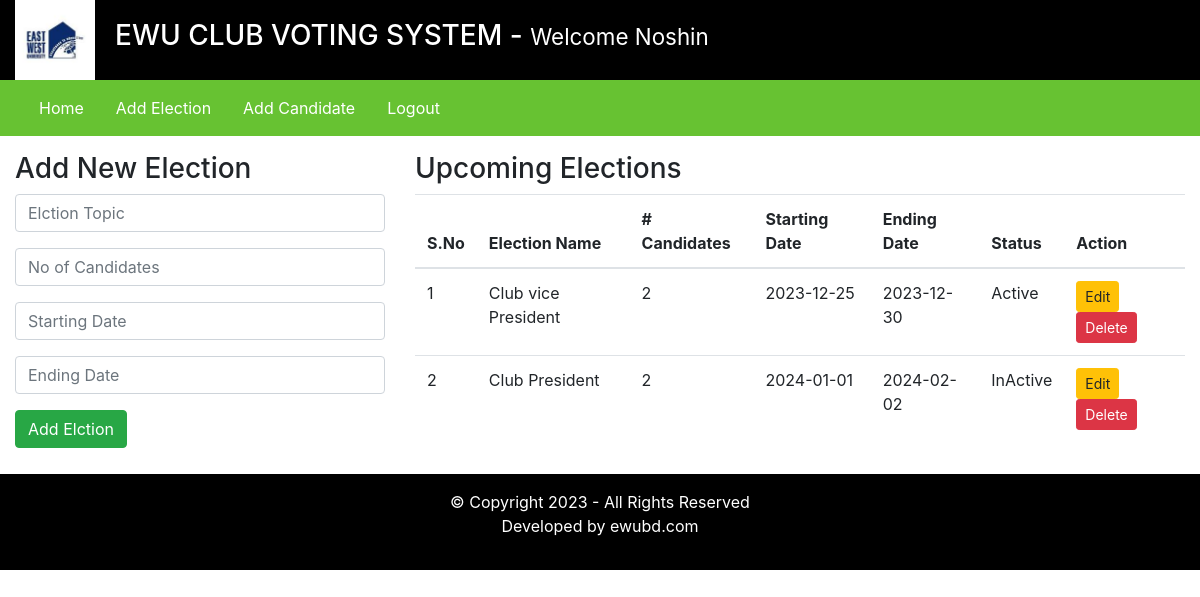
Screenshot of /admin/index.php?addElectionPage=1 (signed in) with the database file from the repository.
### tables this page shows
CREATE TABLE `elections` (
  `id` int(11) NOT NULL,
  `election_topic` varchar(255) DEFAULT NULL,
  `no_of_candidates` int(11) DEFAULT NULL,
  `starting_date` date DEFAULT NULL,
  `ending_date` date DEFAULT NULL,
  `status` varchar(45) DEFAULT NULL,
  `inserted_by` varchar(255) DEFAULT NULL,
  `inserted_on` date DEFAULT NULL
);

### admin/inc/add_elections.php (the view, shortened to what this page needs)
<div class="row my-3">
    <div class="col-4">
        <h3>Add New Election</h3>
        <form method="POST">
            <div class="form-group">
                <input type="text" name="election_topic" placeholder="Elction Topic" class="form-control" required />
            </div>
            <div class="form-group">
                <input type="number" name="number_of_candidates" placeholder="No of Candidates" class="form-control" required />
            </div>
            <div class="form-group">
                <input type="text" onfocus="this.type='Date'" name="starting_date" placeholder="Starting Date" class="form-control" required />
            </div>
            <div class="form-group">
                <input type="text" onfocus="this.type='Date'" name="ending_date" placeholder="Ending Date" class="form-control" required />
            </div>
            <input type="submit" value="Add Elction" name="addElectionBtn" class="btn btn-success" />
        </form>
    </div>
    <div class="col-8">
        <h3>Upcoming Elections</h3>
        <table class="table">
            <thead>
                <tr>
                    <th scope="col">S.No</th>
                    <th scope="col">Election Name</th>
                    <th scope="col"># Candidates</th>
                    <th scope="col">Starting Date</th>
                    <th scope="col">Ending Date</th>
                    <th scope="col">Status </th>
                    <th scope="col">Action </th>
                </tr>
            </thead>
            <tbody>
                <?php
                    $fetchingData = mysqli_query($db, "SELECT * FROM elections") or die(mysqli_error($db));
                    $isAnyElectionAdded = mysqli_num_rows($fetchingData);
                    if($isAnyElectionAdded > 0)
                    {
                        $sno = 1;
                        while($row = mysqli_fetch_assoc($fetchingData))
                        {
                            $election_id = $row['id'];
                ?>
                            <tr>
                                <td><?php echo $sno++; ?></td>
                                <td><?php echo $row['election_topic']; ?></td>
                                <td><?php echo $row['no_of_candidates']; ?></td>
                                <td><?php echo $row['starting_date']; ?></td>
                                <td><?php echo $row['ending_date']; ?></td>
                                <td><?php echo $row['status']; ?></td>
                                <td>
                                    <a href="#" class="btn btn-sm btn-warning"> Edit </a>
                                    <button class="btn btn-sm btn-danger" onclick="DeleteData(<?php echo $election_id; ?>)"> Delete </button>
                                </td>
                            </tr>
                <?php
                        }
                    }else {
            ?>
                        <tr>
                            <td colspan="7"> No any election is added yet. </td>
                        </tr>
            <?php
                    }
                ?>
            </tbody>
        </table>
    </div>
</div>

### rows the page displays
elections: election_topic "Club vice President", no_of_candidates "2", starting_date "2023-12-25", ending_date "2023-12-30", status "Active"
elections: election_topic "Club President", no_of_candidates "2", starting_date "2024-01-01", ending_date "2024-02-02", status "InActive"

### other values shown
$_SESSION['username'] "Noshin"
